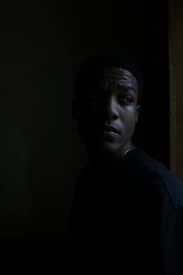
#> input picture inputs/7.jpg, 183 x 275 px, found by its file name
$ python normalization.py   (older library calls are emulated)
#> lines starting #> are read from the running program, lines starting #| are printed output that depends on the picture
import time
import cv2
import numpy as np
from typing import Optional

def normalize(src: np.ndarray, alpha: float = 0.0, beta: float = 1.0, norm_type: int = cv2.NORM_MINMAX, dtype: Optional[int] = None, mask: Optional[np.ndarray] = None) -> np.ndarray:
    start_time = time.time()
    """
    Normalizing images based on 0-1 and 0-255 normalization.

    Parameters:
        src: input image (H,W) or (H,W,C). Any numeric dtype.
        alpha: lower bound of output range (e.g. 0.0).
        beta: upper bound of output range (e.g. 1.0 or 255.0).
        norm_type: cv2.NORM_MINMAX recommended.
        dtype: OpenCV dtype flag (cv2.CV_32F, cv2.CV_8U, ...) or None for auto:
               - if None and beta <= 1.0 -> CV_32F
               - if None and beta > 1.0 -> CV_8U
        mask: optional mask for region-limited normalization (same HxW).

    Returns:
        normalized image (dtype chosen by `dtype` or auto).
    """
    if src is None:
        raise ValueError("Source image is None.")
    src = np.asarray(src)
    if mask is not None:
        if mask.shape != src.shape[:2]:
            raise ValueError("Mask must match image height/width.")
    # select output dtype
    if dtype is None:
        dtype = cv2.CV_32F if beta <= 1.0 else cv2.CV_8U

    # cv2.normalize accepts multi-channel images directly
    out_img = cv2.normalize(src, None, alpha, beta, norm_type, dtype, mask)
    end_time = time.time()
    print(f"Exicution Time: {end_time - start_time}")
    return out_img


def normalize_0_1(src: np.ndarray, mask: Optional[np.ndarray] = None) -> np.ndarray:
    """Convenience: returns float32 in [0.0, 1.0]."""
    return normalize(src, alpha=0.0, beta=1.0, dtype=cv2.CV_32F, mask=mask)


def normalize_0_255(src: np.ndarray, mask: Optional[np.ndarray] = None) -> np.ndarray:
    """Convenience: returns uint8 in [0, 255]."""
    return normalize(src, alpha=0.0, beta=255.0, dtype=cv2.CV_8U, mask=mask)

if __name__ == "__main__":
    src = "inputs/7.jpg"
    img = cv2.imread(src)
#> img is the input picture: shape (275, 183, 3); mean B, G, R 7, 7.8, 7.6


    res = normalize_0_1(img)
#> in normalize, `out_img = cv2.normalize(src, None, alpha, beta, norm_type, dtype, mask)`:
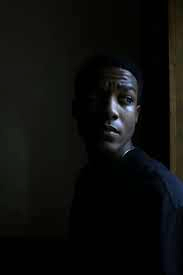
#> out_img: shape (275, 183, 3) float32; mean B, G, R 0.0523, 0.0588, 0.0568
    # cv2.putText(res,f"alpha:{alpha},beta:{beta},normtype:{norm_type}",(0,15),5,1,(0,0,255),1)
    cv2.imshow("",res)
    cv2.imwrite("test/normalization/0-1normalization/5.jpg",res)
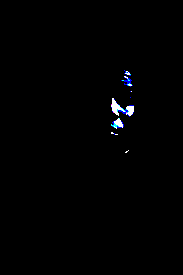
#> saved as 5.jpg: shape (275, 183, 3); mean B, G, R 0.00781, 0.00568, 0.00495; drawn with 1 as white
    cv2.waitKey(0)
    cv2.destroyAllWindows()

$ run again, with inputs/2.jpg copied over inputs/7.jpg
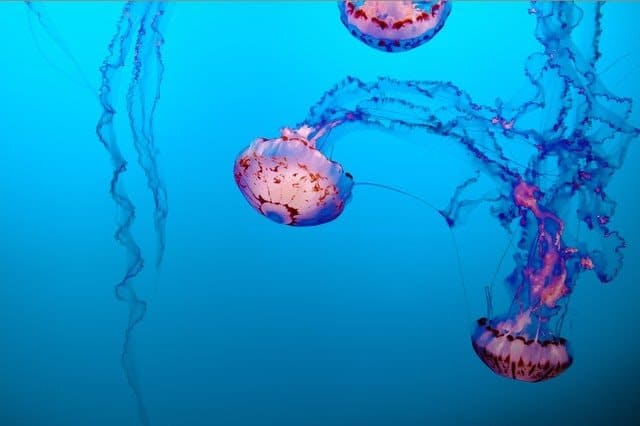
#> input picture inputs/2.jpg, 640 x 426 px, found by its file name
#> img is the input picture: shape (426, 640, 3); mean B, G, R 203.3, 146.5, 13.1
#> `cv2.imwrite("test/normalization/0-1normalization/5.jpg",res)`:
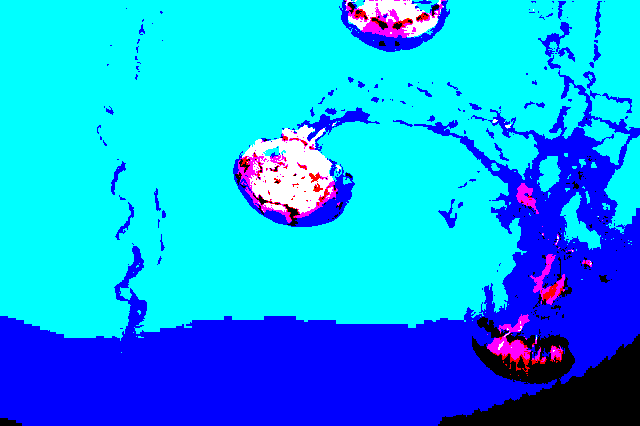
#> saved as 5.jpg: shape (426, 640, 3); mean B, G, R 0.951, 0.639, 0.0396; drawn with 1 as white

$ run again, with inputs/3.jpg copied over inputs/7.jpg
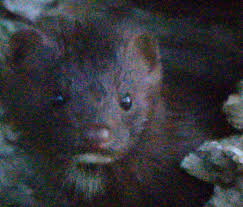
#> input picture inputs/3.jpg, 243 x 207 px, found by its file name
#> img is the input picture: shape (207, 243, 3); mean B, G, R 57.9, 53, 53.1
#> `cv2.imwrite("test/normalization/0-1normalization/5.jpg",res)`:
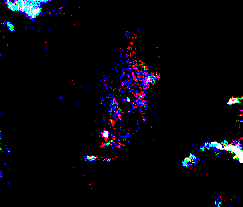
#> saved as 5.jpg: shape (207, 243, 3); mean B, G, R 0.0458, 0.0209, 0.0245; drawn with 1 as white
